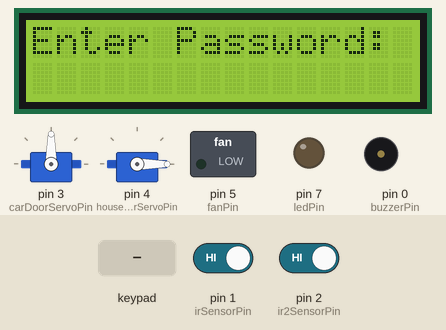
A sketch run on a simulated Arduino Uno, built with avr-gcc and run on an emulated ATmega328P. Shown: 16×2 character LCD, 2 × servo, switched loads named in the sketch (green lamp = pin HIGH), output pins drawn as LEDs (lit = HIGH), buzzer (waves = sounding). The test bench sets the inputs (shaded band); at power-on: pin 1 (irSensorPin) HIGH, pin 2 (ir2SensorPin) HIGH.

Above: at 1.2 s.
1.3 s: pin 1 (irSensorPin) driven LOW
At 2.5 s:
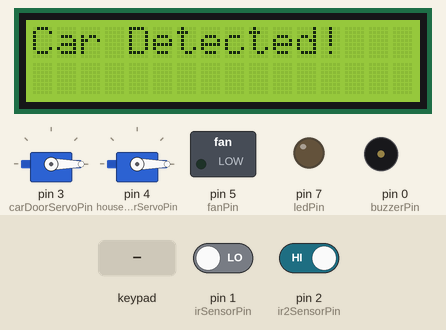
2.8 s: key '4' pressed
5.8 s: pin 2 (ir2SensorPin) driven LOW
At 12.1 s:
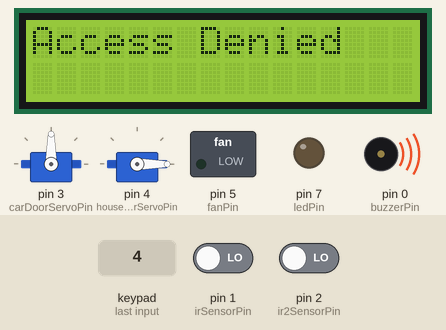
Timing chart, 0 to 19.8 s (numbered marks = the images above; inputs shaded):
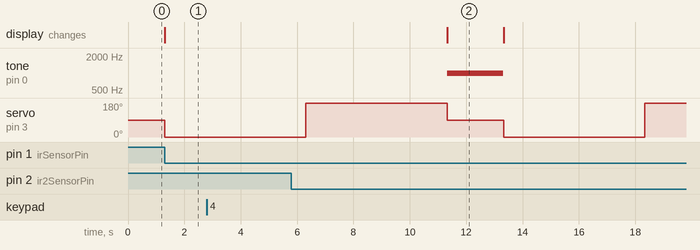

Measured:
- after the input at 1.3 s, servo on pin 3 (carDoorServoPin): 90° → 0° at once; the display: changes at once (image 1)
- after the input at 2.8 s, every drawn part: stays the same

The sketch:

Home.ino
```cpp
#include <Keypad.h>
#include <Servo.h>
#include <DHT.h>
#include <LiquidCrystal.h>


// LCD and Password
const int rs = 8, en = 9, d4 = 10, d5 = 11, d6 = 12, d7 = 13;
LiquidCrystal lcd(rs, en, d4, d5, d6, d7);
String correctPassword = "121";
String enteredPassword = "";
const int buzzerPin = 0;
String newPassword = "";
String changePassword = "111";

// States for changing password
bool isChangingPassword = false;
bool confirmNewPassword = false;

// Define the pins for the keypad rows and columns
const byte ROW_NUM = 2;     // Two rows
const byte COLUMN_NUM = 2;  // Two columns

char keys[ROW_NUM][COLUMN_NUM] = {
  {'1', '2'},  // Row 1
  {'4', '5'}   // Row 2
};

byte pin_rows[ROW_NUM] = {A5, A4};         // Row pins (4 and 5)
byte pin_column[COLUMN_NUM] = {A3, A2};   // Column pins (6 and 7)

Keypad keypad = Keypad(makeKeymap(keys), pin_rows, pin_column, ROW_NUM, COLUMN_NUM);

// IR sensor and servos
const int irSensorPin = 1;
const int ir2SensorPin = 2;
Servo carDoorServo;
Servo houseDoorServo;
int carDoorServoPin = 3;
int houseDoorServoPin = 4;

// Fan Control
const int fanPin = 5;            // Pin for the DC motor (fan)
unsigned long previousMillis = 0;


//DHT11
#define DHTPIN A0        // Pin where the DHT11 is connected
#define DHTTYPE DHT11    // Specify the sensor type (DHT11)
DHT dht(DHTPIN, DHTTYPE);  // Initialize DHT sensor
const int pushButtonPin = 6;     // Push button to turn off the alarm
const float tempThreshold = 10.0;
const float highTempThreshold = 35.0;

//LDR
const int ldrPin = A1;     // LDR connected to analog pin A0
const int ledPin = 7;     // LED 1 connected to PWM pin 7

bool inhouse = false;
bool alarmOn = false;


void setup() {
  dht.begin();
  lcd.begin(16, 2);
  lcd.print("Enter Password:");

  carDoorServo.attach(carDoorServoPin);
  houseDoorServo.attach(houseDoorServoPin);
  carDoorServo.write(90);
  houseDoorServo.write(0);

  digitalWrite(buzzerPin, LOW);
  digitalWrite(fanPin, LOW);

  pinMode(irSensorPin, INPUT);
  pinMode(ir2SensorPin, INPUT);
  pinMode(buzzerPin, OUTPUT);
  pinMode(fanPin, OUTPUT);
//  pinMode(tempSensorPin, INPUT);
  pinMode(pushButtonPin, INPUT_PULLUP);
  pinMode(ledPin, OUTPUT); // Configure PWM pin as output
  pinMode(ldrPin, INPUT);     // Set LDR pin as input

}

void loop() {

if (!inhouse) {
  // Car detection
  if (digitalRead(irSensorPin) == LOW) {
    lcd.clear();
    lcd.print("Car Detected!");
    carDoorServo.write(0);  // Open the car door
    delay(5000);             // Keep door open for 5 seconds
    carDoorServo.write(90);   // Close the car door
    lcd.clear();
    lcd.print("Enter Password:");
  }

    if (digitalRead(ir2SensorPin) == LOW) {
    lcd.clear();
    lcd.print("Car Detected!");
    carDoorServo.write(180);  // Open the car door
    delay(5000);             // Keep door open for 5 seconds
    carDoorServo.write(90);   // Close the car door
    lcd.clear();
    lcd.print("Enter Password:");
  }


  char key = keypad.getKey();
  if (key) {
  if (key == '4') {  // Submit the password
    if (enteredPassword == correctPassword) {
      lcd.clear();
      lcd.print("Welcome Home");
      lcd.setCursor(0, 0);
      houseDoorServo.write(90); // Open the house door
      delay(5000);              // Keep door open for 5 seconds
      houseDoorServo.write(0);  // Close the house door
      inhouse = true;
    }else {
         lcd.clear();
         lcd.print("Access Denied");
         lcd.setCursor(0, 0);
         tone(buzzerPin, 1000);    // Sound the buzzer
         delay(2000);
         noTone(buzzerPin);
         int i =2000;
      }
       enteredPassword = "";       // Clear the password
       lcd.clear();
       lcd.print("Enter Password:");
  } else if (key == '5') {      // Clear the entered password
    enteredPassword = "";
    lcd.clear();
    lcd.print("Password Cleared");
    delay(1000);
    lcd.clear();
    lcd.print("Enter Password:");
  } else {  // Add key to password
    enteredPassword = enteredPassword + key;
    lcd.clear();
    lcd.print("Password: ");
    lcd.print(enteredPassword);
  }
 }
}


if(inhouse) {

  // Read the temperature
  int temperature = dht.readTemperature(); // Convert to Celsius (for LM35)

  // Display the temperature on the LCD
  lcd.setCursor(0, 1);
  lcd.print("T:");
  lcd.print(temperature);
  lcd.print("C");
  //delay(500);
  lcd.print(" ");

  // Fan control
  if (temperature > tempThreshold) {
    digitalWrite(fanPin, HIGH); // Turn on the fan
  } else {
    digitalWrite(fanPin, LOW);  // Turn off the fan
  }

  // High-temperature alarm
  if (temperature > highTempThreshold && !alarmOn) {
    digitalWrite(buzzerPin, HIGH); // Turn on the alarm
    alarmOn = true;
  }

  // Turn off the alarm manually
  if (alarmOn && digitalRead(pushButtonPin) == LOW) {
    digitalWrite(buzzerPin, LOW); // Turn off the alarm
    alarmOn = false;
  }

  int ldrValue = analogRead(ldrPin);             // Read the LDR value (0-1023)
  int brightness1 = map(ldrValue, 0, 1023, 0, 255); // Map LDR value to LED brightness (0-255)
  int brightness2 = 255 - brightness1;          // Inverse brightness for LED 2

  analogWrite(ledPin, brightness1);            // Set brightness for LED 1

  lcd.setCursor(8, 1);
  lcd.print("LDR:");
  lcd.print(brightness1);
  lcd.print(" ");     // Clear extra characters

  delay(100);                                    // Update every 500ms
 }
}
```
